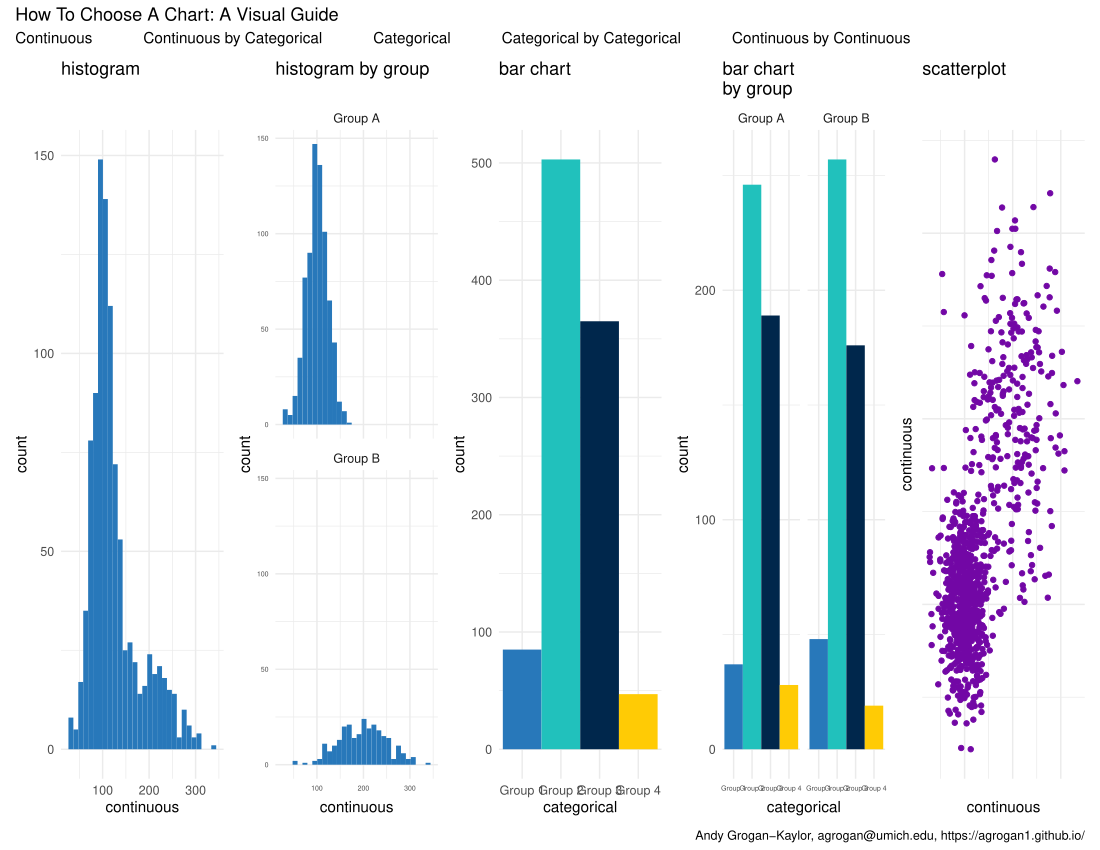

R code for this plot:
# attempting to write a script to automate how to choose a chart
# how to choose a chart a visual guide

library(patchwork) # stitch plots together


mysubtitle = paste("Continuous",
                   "          ",
                   "Continuous by Categorical",
                   "          ",
                   "Categorical",
                   "          ",
                   "Categorical by Categorical",
                   "          ",
                   "Continuous by Continuous")

my_histogram + my_facet_histogram + 
  my_barchart + my_facet_barchart + 
  my_scatterplot + 
  plot_layout(ncol = 5) +
  plot_annotation(title = 'How To Choose A Chart: A Visual Guide',
    subtitle = mysubtitle,
    caption = "Andy Grogan-Kaylor, agrogan@umich.edu, https://agrogan1.github.io/")

ggsave("./how-to-choose-a-chart/HtCaC-visual.pdf",
       height = 8.5,
       width = 11,
       units = "in")
